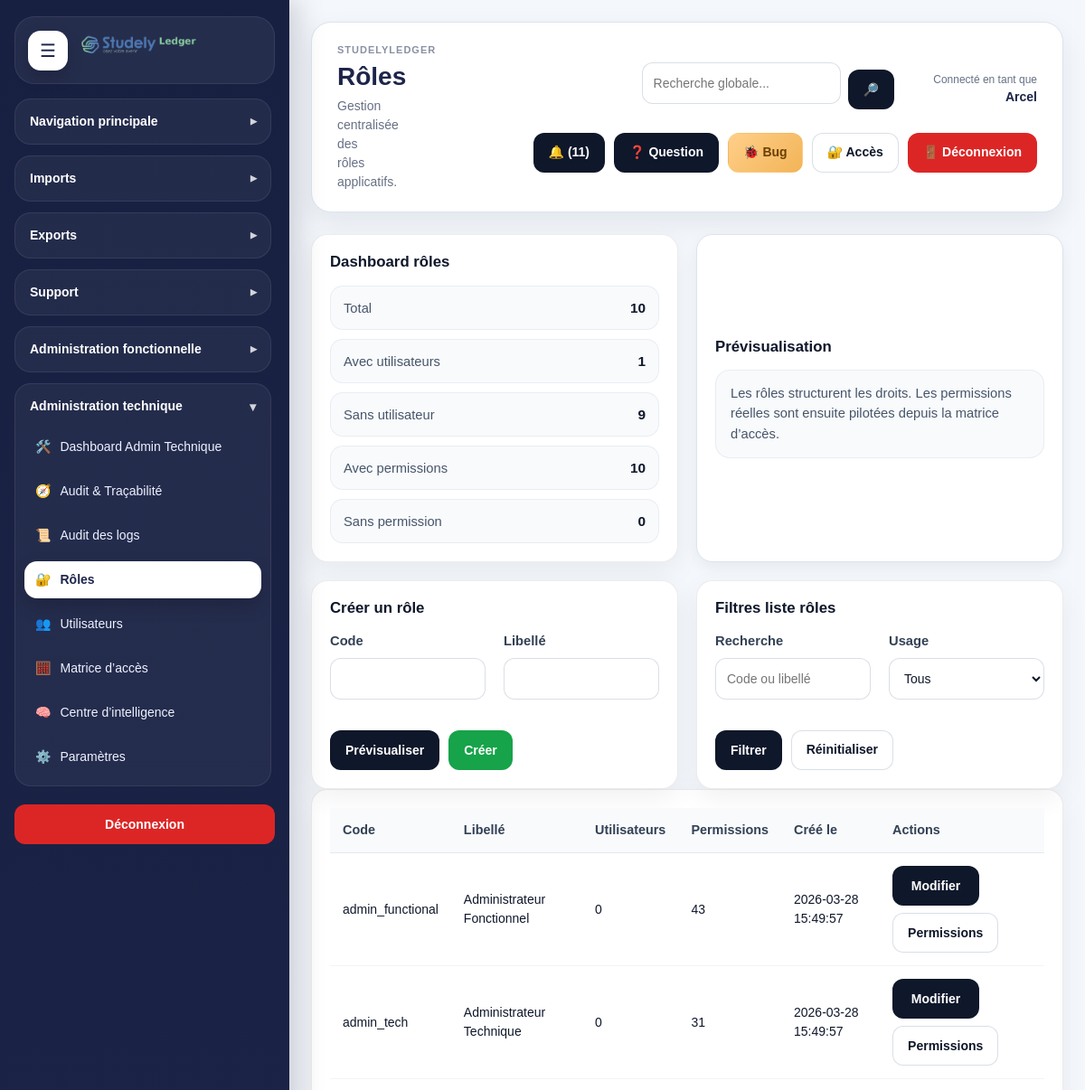
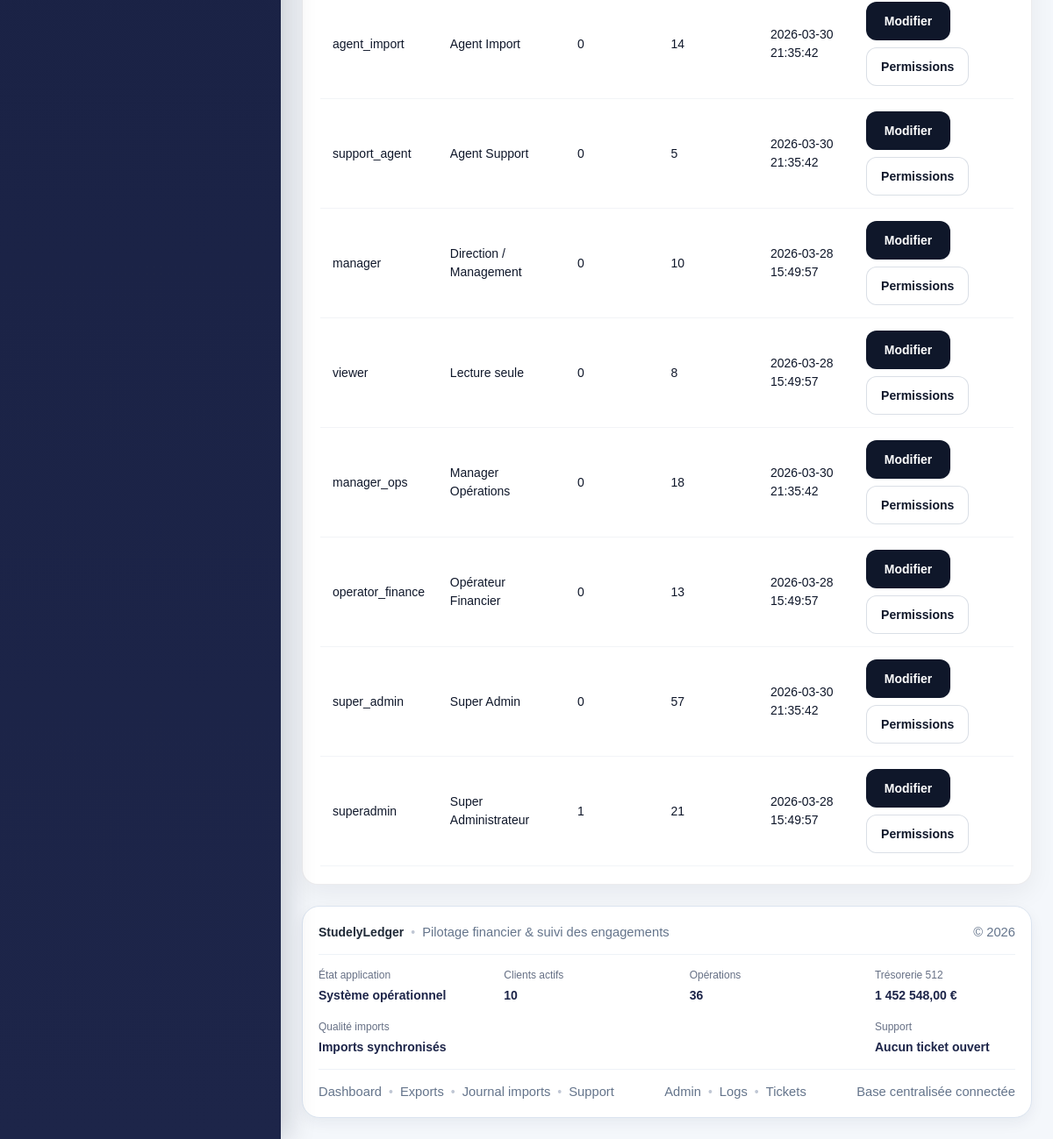
The app's page /modules/admin/roles.php (signed in) with its own data (2 pictures, top to bottom).
### tables this page shows
CREATE TABLE `roles` (
  `id` int(11) NOT NULL,
  `code` varchar(100) NOT NULL,
  `label` varchar(150) NOT NULL,
  `created_at` datetime NOT NULL DEFAULT current_timestamp()
);

### includes/admin_functions.php (called while the page is built, shortened)
<?php
if (!function_exists('e')) {
    function e(?string $value): string
    {
        return htmlspecialchars((string)($value ?? ''), ENT_QUOTES, 'UTF-8');
    }
}
        ?>

### modules/admin/roles.php (the view, shortened to what this page needs)
<?php
$pdo = getPDO();
require_once __DIR__ . '/../../includes/admin_functions.php';
$previewMode = false;
$previewData = null;
$editId = (int)($_GET['edit'] ?? $_POST['edit_id'] ?? 0);
$editRole = $editId > 0 ? ar_fetch_role_by_id($pdo, $editId) : null;
$formData = [
    'code' => $editRole['code'] ?? '',
    'label' => $editRole['label'] ?? '',
];
$filterSearch = trim((string)($_GET['filter_search'] ?? ''));
$sqlRoles = "
    SELECT
        r.*,
        (SELECT COUNT(*) FROM users u WHERE u.role_id = r.id) AS users_count,
        (SELECT COUNT(*) FROM role_permissions rp WHERE rp.role_id = r.id) AS permissions_count
    FROM roles r
    WHERE 1=1
";
$paramsRoles = [];
$sqlRoles .= " ORDER BY r.label ASC, r.id ASC ";
$stmtRoles = $pdo->prepare($sqlRoles);
$stmtRoles->execute($paramsRoles);
$roles = $stmtRoles->fetchAll(PDO::FETCH_ASSOC);
$dashboard = [
    'total' => count($roles),
    'with_users' => count(array_filter($roles, fn($r) => (int)($r['users_count'] ?? 0) > 0)),
    'without_users' => count(array_filter($roles, fn($r) => (int)($r['users_count'] ?? 0) === 0)),
    'with_permissions' => count(array_filter($roles, fn($r) => (int)($r['permissions_count'] ?? 0) > 0)),
    'without_permissions' => count(array_filter($roles, fn($r) => (int)($r['permissions_count'] ?? 0) === 0)),
];
require_once __DIR__ . '/../../includes/document_start.php';
?>
<div class="layout">
    <?php require_once __DIR__ . '/../../includes/sidebar.php'; ?>
    <div class="main">
        <?php require_once __DIR__ . '/../../includes/header.php'; ?>
        <div class="dashboard-grid-2" style="margin-bottom:20px;">
            <div class="card">
                <h3 class="section-title">Dashboard rôles</h3>
                <div class="sl-data-list">
                    <div class="sl-data-list__row"><span>Total</span><strong><?= (int)$dashboard['total'] ?></strong></div>
                    <div class="sl-data-list__row"><span>Avec utilisateurs</span><strong><?= (int)$dashboard['with_users'] ?></strong></div>
                    <div class="sl-data-list__row"><span>Sans utilisateur</span><strong><?= (int)$dashboard['without_users'] ?></strong></div>
                    <div class="sl-data-list__row"><span>Avec permissions</span><strong><?= (int)$dashboard['with_permissions'] ?></strong></div>
                    <div class="sl-data-list__row"><span>Sans permission</span><strong><?= (int)$dashboard['without_permissions'] ?></strong></div>
                </div>
            </div>
            <div class="dashboard-panel">
                <h3 class="section-title">Prévisualisation</h3>
                <?php if ($previewMode && $previewData): ?>
                    <div class="sl-data-list">
                        <div class="sl-data-list__row">
                            <span>Mode</span>
                            <strong><?= $previewData['mode'] === 'edit' ? 'Modification' : 'Création' ?></strong>
                        </div>
                        <div class="sl-data-list__row">
                            <span>Code</span>
                            <strong><?= e($previewData['code']) ?></strong>
                        </div>
                        <div class="sl-data-list__row">
                            <span>Libellé</span>
                            <strong><?= e($previewData['label']) ?></strong>
                        </div>
                        <?php if ($previewData['mode'] === 'edit'): ?>
                            <div class="sl-data-list__row">
                                <span>Utilisateurs liés</span>
                                <strong><?= (int)$previewData['linked_users'] ?></strong>
                            </div>
                            <div class="sl-data-list__row">
                                <span>Permissions liées</span>
                                <strong><?= (int)$previewData['linked_permissions'] ?></strong>
                            </div>
                        <?php endif; ?>
                    </div>
                    <div class="dashboard-note" style="margin-top:14px;">
                        Vérifie le code avant validation. Toute modification d’un rôle impacte les utilisateurs déjà rattachés à ce rôle.
                    </div>
                <?php else: ?>
                    <div class="dashboard-note">
                        Les rôles structurent les droits. Les permissions réelles sont ensuite pilotées depuis la matrice d’accès.
                    </div>
                <?php endif; ?>
            </div>
        </div>
        <div class="dashboard-grid-2">
            <div class="form-card">
                <h3 class="section-title"><?= $editId > 0 ? 'Modifier un rôle' : 'Créer un rôle' ?></h3>
                <form method="POST">
                    <div class="dashboard-grid-2">
                        <div>
                            <label>Code</label>
                            <input type="text" name="code" value="<?= e($formData['code']) ?>" required>
                        </div>
                        <div>
                            <label>Libellé</label>
                            <input type="text" name="label" value="<?= e($formData['label']) ?>" required>
                        </div>
                    </div>
                    <div class="btn-group" style="margin-top:20px;">
                        <button type="submit" name="form_action" value="preview" class="btn btn-secondary">Prévisualiser</button>
                        <button type="submit" name="form_action" value="save_role" class="btn btn-success">
                            <?= $editId > 0 ? 'Enregistrer' : 'Créer' ?>
                        </button>
                    </div>
                </form>
            </div>
            <div class="form-card">
                <h3 class="section-title">Filtres liste rôles</h3>
                <form method="GET">
                    <div class="dashboard-grid-2">
                        <div>
                            <label>Recherche</label>
                            <input type="text" name="filter_search" value="<?= e($filterSearch) ?>" placeholder="Code ou libellé">
                        </div>
                        <div>
                            <label>Usage</label>
                            <select name="filter_usage">
                                <option value="">Tous</option>
                            </select>
                        </div>
                    </div>
                    <div class="btn-group" style="margin-top:20px;">
                        <button type="submit" class="btn btn-secondary">Filtrer</button>
                        <a href="<?= e(APP_URL) ?>modules/admin/roles.php" class="btn btn-outline">Réinitialiser</a>
                    </div>
                </form>
            </div>
        </div>
        <div class="table-card">
            <table>
                <thead>
                    <tr>
                        <th>Code</th>
                        <th>Libellé</th>
                        <th>Utilisateurs</th>
                        <th>Permissions</th>
                        <th>Créé le</th>
                        <th>Actions</th>
                    </tr>
                </thead>
                <tbody>
                    <?php foreach ($roles as $role): ?>
                        <tr>
                            <td><?= e($role['code'] ?? '') ?></td>
                            <td><?= e($role['label'] ?? '') ?></td>
                            <td><?= (int)($role['users_count'] ?? 0) ?></td>
                            <td><?= (int)($role['permissions_count'] ?? 0) ?></td>
                            <td><?= e($role['created_at'] ?? '') ?></td>
                            <td>
                                <div class="btn-group">
                                    <a class="btn btn-secondary" href="<?= e(APP_URL) ?>modules/admin/roles.php?edit=<?= (int)$role['id'] ?>">Modifier</a>
                                    <a class="btn btn-outline" href="<?= e(APP_URL) ?>modules/admin/access_matrix.php?role_id=<?= (int)$role['id'] ?>">Permissions</a>
                                </div>
                            </td>
                        </tr>
                    <?php endforeach; ?>
                </tbody>
            </table>
        </div>
        <?php require_once __DIR__ . '/../../includes/footer.php'; ?>
    </div>
</div>
<?php require_once __DIR__ . '/../../includes/document_end.php'; ?>

### assets/css/style.css (style rules this page uses)
:root { --bg:#f4f7fb; --surface:#ffffff; --surface-soft:#f8fbff; --border:#dbe4f0; --border-strong:#c8d5e6; --text:#1f2937; --muted:#667085; --heading:#1d2549; --primary:#1d2549; --primary-2:#2f4db8; --primary-soft:#eef2ff; --success:#117a4f; --success-soft:#e8f8f0; --danger:#b42318; --danger-soft:#fff1f2; --warning:#b54708; --warning-soft:#fff7ed; --info:#175cd3; --info-soft:#eff6ff; --shadow-sm:0 6px 16px rgba(18, 38, 63, 0.06); --shadow-md:0 12px 30px rgba(18, 38, 63, 0.08); --shadow-lg:0 18px 45px rgba(18, 38, 63, 0.12); --radius-sm:12px; --radius-md:18px; --radius-lg:24px; --sidebar-width:320px; --sidebar-width-collapsed:96px; }
*, *::before, *::after { box-sizing:border-box; }
html, body { margin:0; padding:0; min-height:100%; }
body { font-family:Arial, Helvetica, sans-serif; font-size:14px; line-height:1.5; color:var(--text); background:var(--bg); }
.layout { display:flex; min-height:100vh; width:100%; }
.main { flex:1 1 auto; min-width:0; padding:24px; }
h1,h2,h3,h4,h5,h6 { margin:0 0 12px 0; color:var(--heading); line-height:1.2; }
h3 { font-size:20px; }
.section-title { margin-bottom:14px; }
.card, .form-card, .table-card, .dashboard-panel { background:var(--surface); border:1px solid var(--border); border-radius:var(--radius-md); box-shadow:var(--shadow-sm); padding:20px; }
.dashboard-grid-2 { display:grid; grid-template-columns:repeat(2, minmax(0, 1fr)); gap:20px; }
.dashboard-note, .suggestion-box { background:var(--surface-soft); border:1px solid var(--border); border-radius:14px; padding:14px 16px; color:var(--muted); }
.dashboard-panel { display:flex; flex-direction:column; justify-content:center; }
.btn-group { display:flex; gap:10px; flex-wrap:wrap; align-items:center; }
.btn { display:inline-flex; align-items:center; justify-content:center; gap:8px; min-height:42px; padding:10px 16px; border-radius:14px; border:1px solid transparent; font-weight:700; font-size:14px; cursor:pointer; transition:transform .16s ease, box-shadow .16s ease, opacity .16s ease, background .16s ease, border-color .16s ease; text-decoration:none; white-space:nowrap; }
.btn-secondary { color:var(--primary); background:var(--primary-soft); border-color:#cfd8ff; }
.btn-success { color:#fff; background:linear-gradient(135deg, #138a59 0%, #16a36a 100%); }
.btn-outline { color:var(--heading); background:#fff; border-color:var(--border-strong); }
form { margin:0; }
label { display:block; margin:0 0 6px 0; font-weight:600; color:var(--heading); }
input[type="text"], input[type="email"], input[type="password"], input[type="number"], input[type="date"], input[type="file"], select, textarea { width:100%; border:1px solid var(--border); border-radius:14px; padding:12px 14px; font-size:14px; background:#fff; color:var(--text); outline:none; transition:border-color .16s ease, box-shadow .16s ease, background .16s ease; margin-bottom:14px; }
table { width:100%; border-collapse:collapse; background:#fff; }
thead th { text-align:left; font-size:13px; color:var(--heading); background:#f3f7fc; border-bottom:1px solid var(--border); padding:12px 10px; }
tbody td { border-bottom:1px solid #edf2f7; padding:12px 10px; vertical-align:top; }
.main { overflow-x: hidden; }
.layout, .main, .sl-grid, .sl-card, .sl-chart-box { scroll-behavior: auto !important; }
html { scroll-behavior: auto; }
.sl-data-list { display: grid; gap: 10px; }
.sl-data-list__row { display: flex; justify-content: space-between; gap: 12px; min-height: 48px; align-items: center; padding: 12px 14px; border-radius: 12px; background: rgba(248, 250, 252, 0.85); border: 1px solid rgba(148, 163, 184, 0.14); }
.sl-data-list__row span { color: #475569; font-size: 0.92rem; }
.sl-data-list__row strong { color: #0f172a; font-size: 0.96rem; font-weight: 800; text-align: right; }

### records on screen
roles: code "admin_functional", label "Administrateur Fonctionnel", users_count "0", permissions_count "43", created_at "2026-03-28 15:49:57"
roles: code "admin_tech", label "Administrateur Technique", users_count "0", permissions_count "31", created_at "2026-03-28 15:49:57"
roles: code "agent_import", label "Agent Import", users_count "0", permissions_count "14", created_at "2026-03-30 21:35:42"
roles: code "support_agent", label "Agent Support", users_count "0", permissions_count "5", created_at "2026-03-30 21:35:42"
roles: code "manager", label "Direction / Management", users_count "0", permissions_count "10", created_at "2026-03-28 15:49:57"
roles: code "viewer", label "Lecture seule", users_count "0", permissions_count "8", created_at "2026-03-28 15:49:57"
roles: code "manager_ops", label "Manager Opérations", users_count "0", permissions_count "18", created_at "2026-03-30 21:35:42"
roles: code "operator_finance", label "Opérateur Financier", users_count "0", permissions_count "13", created_at "2026-03-28 15:49:57"
roles: code "super_admin", label "Super Admin", users_count "0", permissions_count "57", created_at "2026-03-30 21:35:42"
roles: code "superadmin", label "Super Administrateur", users_count "1", permissions_count "21", created_at "2026-03-28 15:49:57"

### other values on screen
APP_NAME "STUDELYLEDGER"
$title "Rôles"
$subtitle "Gestion centralisée des rôles applicatifs."
$currentUser "Arcel"
$notificationCount "11"
$dashboard['total'] "10"
$dashboard['with_users'] "1"
$dashboard['without_users'] "9"
$dashboard['with_permissions'] "10"
$dashboard['without_permissions'] "0"
APP_NAME "StudelyLedger"
$footerSystemStatus "Système opérationnel"
$totalActiveClients "10"
$totalOperations "36"
$totalTreasuryBalance "1 452 548,00"
